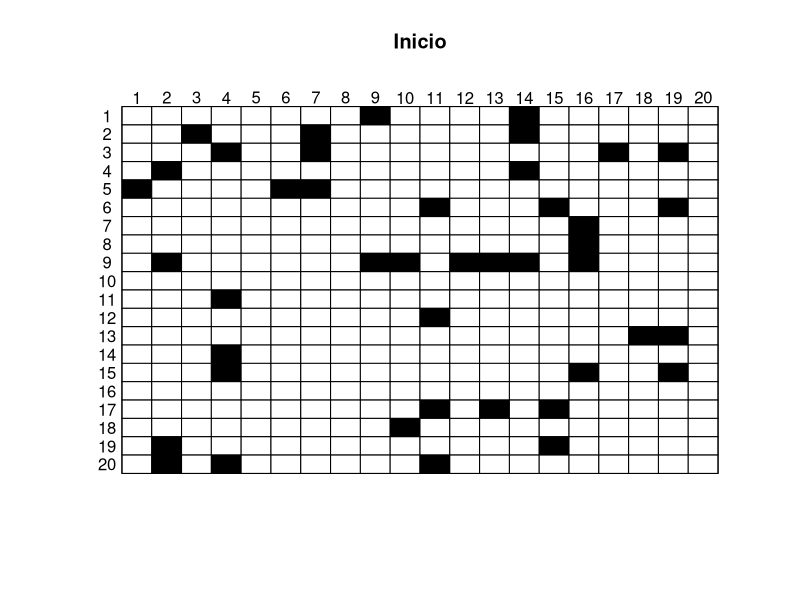

Generate this figure with R: (Note: this script raises an error after producing the figure.)
#Práctica 2: autómata celular. Código base tomado de Ref. [1].

#Juego de la vida, en matriz booleana.
dim=20 
num=dim^2
aum=0.10
prob=numeric(length((0.9/0.10)-1))

datos=data.frame()

for(cor in 1:((0.9/0.10)-1)){
  actual=matrix(1*(runif(num)<aum),nrow=dim,ncol=dim,byrow=TRUE)
  suppressMessages(library("sna"))
  png("inicioP2.png")
  plot.sociomatrix(actual,diaglab=FALSE,main="Inicio")
  graphics.off()
  
  print(actual)
  paso=function(pos){
    fila=floor((pos-1)/dim)+1
    columna=((pos-1)%%dim)+1
    vecindad=actual[max(fila-1,1):min(fila+1,dim),
                    max(columna-1,1):min(columna+1,dim)]
    return(1*((sum(vecindad)-actual[fila,columna])==3))
  }
  aum=aum+0.10
  for(iteracion in 1:50){
    valores=numeric()
    for(i in 1:num){valores=c(valores,paso(i))}
    datos=rbind(datos,c(cor,iteracion,vivos))
    vivos=sum(valores)
    cat(iteracion,vivos,'\n')
    if(vivos==0){       
      print("Ya no queda nadie vivo.")
      prob[cor]=iteracion
      
      break
  }
names(datos)=c("Cor","Iteración","Vivos")
write.table(datos,"datos.txt",sep="\t",quote=F,row.names=F)
actual=matrix(valores,nrow=dim,ncol=dim,byrow=TRUE)
salida=paste("p2_t",iteracion,".png",sep="")
tiempo=paste("Paso",iteracion)
png(salida)
plot.sociomatrix(actual,diaglab=FALSE,main=tiempo)
graphics.off()
}
}

#Colapso mayor
colapso=numeric()
for(i in 1:length(datos$Vivos)-1){colapso[i]=datos[i,3]-datos[(i+1),3]}
print(colapso)

png('total.png')
boxplot(datos$Vivos~datos$Iteración,xlab="Iteración",ylab="Vivos",col=rainbow(9),border="black")
dev.off()

prob0_1=datos[c(2:4),c(2:3)]
png('prob0-1.png')
barplot(prob0_1$Vivos~prob0_1$Iteración,main="Probabilidad inicial de 0.1",xlab="Iteración",ylab="Vivos",col=heat.colors(3),border="black")
dev.off()

prob0_2=datos[c(5:53),c(2:3)]
png('prob0-2.png')
barplot(prob0_2$Vivos~prob0_2$Iteración,main="Probabilidad inicial de 0.2",xlab="Iteración",ylab="Vivos",col=rainbow(9),border="black")
dev.off()

prob0_3=datos[c(55:103),c(2:3)]
png('prob0-3.png')
barplot(prob0_3$Vivos~prob0_3$Iteración,main="Probabilidad inicial de 0.3",xlab="Iteración",ylab="Vivos",col=rainbow(9),border="black")
dev.off()

prob0_4=datos[c(105:116),c(2:3)]
png('prob0-4.png')
barplot(prob0_4$Vivos~prob0_4$Iteración,main="Probabilidad inicial de 0.4",xlab="Iteración",ylab="Vivos",col=rainbow(9),border="black")
dev.off()

prob0_5=datos[c(117:165),c(2:3)]
png('prob0-5.png')
barplot(prob0_5$Vivos~prob0_5$Iteración,main="Probabilidad inicial de 0.5",xlab="Iteración",ylab="Vivos",col=rainbow(9),border="black")
dev.off()

prob0_6=datos[c(167:171),c(2:3)]
png('prob0-6.png')
barplot(prob0_6$Vivos~prob0_6$Iteración,main="Probabilidad inicial de 0.6",xlab="Iteración",ylab="Vivos",col=rainbow(9),border="black")
dev.off()

prob0_7=datos[c(172:177),c(2:3)]
png('prob0-7.png')
barplot(prob0_7$Vivos~prob0_7$Iteración,main="Probabilidad inicial de 0.7",xlab="Iteración",ylab="Vivos",col=rainbow(9),border="black")
dev.off()

prob0_8=datos[c(178:179),c(2:3)]
png('prob0-8.png')
barplot(prob0_8$Vivos~prob0_8$Iteración,main="Probabilidad inicial de 0.8",xlab="Iteración",ylab="Vivos",col=rainbow(9),border="black")
dev.off()
